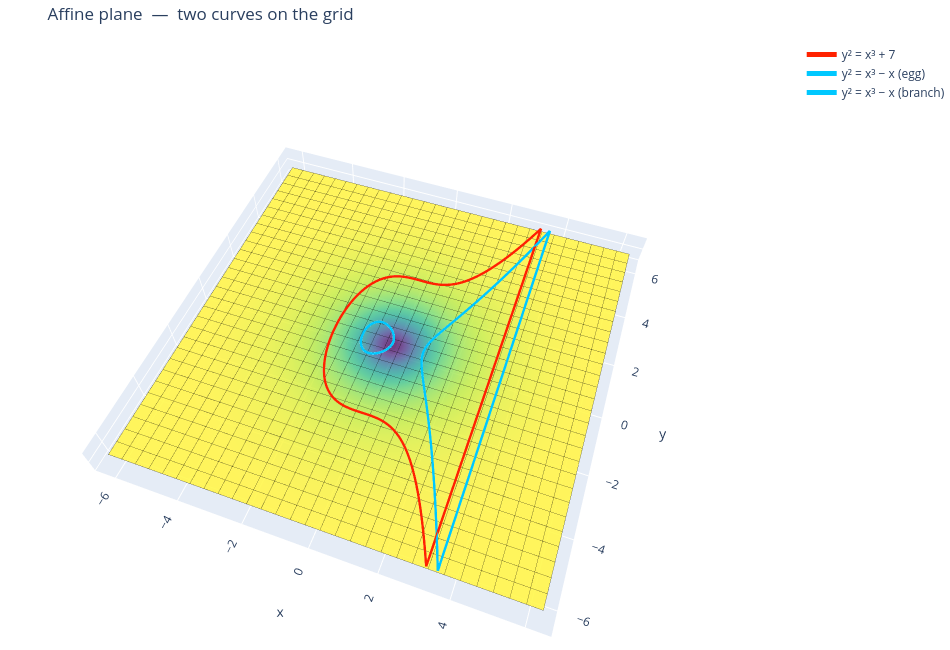

The notebook cell this image was saved under:
### Code cell
# ═══════════════════════════════════════════════════════════════════════
#  AFFINE PLANE — flat grid  +  y² = x³ + 7
# ═══════════════════════════════════════════════════════════════════════
fig_a = go.Figure()

# coloured fill (no contours — we draw the real grid lines ourselves)
fig_a.add_trace(go.Surface(
    x=Xf, y=Yf, z=np.zeros_like(Xf),
    surfacecolor=Zs_f,
    colorscale="Viridis", showscale=False, opacity=0.80,
))

# parametric grid lines
gx, gy, gz = grid_flat
fig_a.add_trace(go.Scatter3d(
    x=gx, y=gy, z=gz,
    mode="lines", line=dict(color=GRID_COLOR, width=GRID_W),
    showlegend=False, hoverinfo="skip",
))

# secp256k1:  y² = x³ + 7  (red)
fig_a.add_trace(go.Scatter3d(
    x=flat_btc_u, y=flat_btc_v, z=np.full(len(flat_btc_u), 0.12),
    mode="lines", line=dict(color="rgb(255,34,0)", width=CURVE_W),
    name="y² = x³ + 7", showlegend=True,
))

# y² = x³ − x  egg (cyan) — clipped to visible range
fig_a.add_trace(go.Scatter3d(
    x=egg_u, y=egg_v, z=np.full(len(egg_u), 0.12),
    mode="lines", line=dict(color="rgb(0,200,255)", width=CURVE_W),
    name="y² = x³ − x (egg)", showlegend=True,
))
# y² = x³ − x  branch (cyan) — clipped
mask_br_flat = (t_br <= span) & (y_br <= span)
t_brf, y_brf = t_br[mask_br_flat], y_br[mask_br_flat]
fig_a.add_trace(go.Scatter3d(
    x=np.concatenate([t_brf, t_brf[::-1]]),
    y=np.concatenate([y_brf, -y_brf[::-1]]),
    z=np.full(2*len(t_brf), 0.12),
    mode="lines", line=dict(color="rgb(0,200,255)", width=CURVE_W),
    name="y² = x³ − x (branch)", showlegend=True,
))

fig_a.update_layout(
    title="Affine plane  —  two curves on the grid",
    scene=dict(
        xaxis_title="x", yaxis_title="y", zaxis_title="",
        camera=dict(eye=dict(x=0.4, y=-1.1, z=1.7)),
        zaxis=dict(range=[-0.5, 0.5], showticklabels=False),
        aspectmode="manual", aspectratio=dict(x=1.2, y=1.2, z=0.10),
    ),
    height=650, width=950,
    margin=dict(l=0, r=0, t=40, b=0),
)
fig_a.show()
print("Uniform grid squares. The colour shows where each square lands on the sphere (next cell).")

### Figure 1 — Plotly figure (JSON) as saved in the notebook; plotly's stock layout.template omitted (floating-point values rounded to 4 significant figures; data arrays with more than 128 entries replaced by an {"elided": "..."} marker saying what was removed)
{"data": [{"colorscale": [[0, "#440154"], [0.1111, "#482878"], [0.2222, "#3e4989"], [0.3333, "#31688e"], [0.4444, "#26828e"], [0.5556, "#1f9e89"], [0.6667, "#35b779"], [0.7778, "#6ece58"], [0.8889, "#b5de2b"], [1, "#fde725"]], "opacity": 0.8, "showscale": false, "surfacecolor": {"elided": "80x80 float values"}, "type": "surface", "x": {"elided": "80x80 float values"}, "y": {"elided": "80x80 float values"}, "z": {"elided": "80x80 float values"}}, {"hoverinfo": "skip", "line": {"color": "rgba(0,0,0,0.45)", "width": 1}, "mode": "lines", "showlegend": false, "type": "scatter3d", "x": {"elided": "12060 float values"}, "y": {"elided": "12060 float values"}, "z": {"elided": "12060 int values"}}, {"line": {"color": "rgb(255,34,0)", "width": 5}, "mode": "lines", "name": "y² = x³ + 7", "showlegend": true, "type": "scatter3d", "x": {"elided": "2214 float values"}, "y": {"elided": "2214 float values"}, "z": {"elided": "2214 float values"}}, {"line": {"color": "rgb(0,200,255)", "width": 5}, "mode": "lines", "name": "y² = x³ − x (egg)", "showlegend": true, "type": "scatter3d", "x": {"elided": "1600 float values"}, "y": {"elided": "1600 float values"}, "z": {"elided": "1600 float values"}}, {"line": {"color": "rgb(0,200,255)", "width": 5}, "mode": "lines", "name": "y² = x³ − x (branch)", "showlegend": true, "type": "scatter3d", "x": {"elided": "1252 float values"}, "y": {"elided": "1252 float values"}, "z": {"elided": "1252 float values"}}], "layout": {"height": 650, "margin": {"b": 0, "l": 0, "r": 0, "t": 40}, "scene": {"aspectmode": "manual", "aspectratio": {"x": 1.2, "y": 1.2, "z": 0.1}, "camera": {"eye": {"x": 0.4, "y": -1.1, "z": 1.7}}, "xaxis": {"title": {"text": "x"}}, "yaxis": {"title": {"text": "y"}}, "zaxis": {"range": [-0.5, 0.5], "showticklabels": false, "title": {"text": ""}}}, "title": {"text": "Affine plane  —  two curves on the grid"}, "width": 950}}
